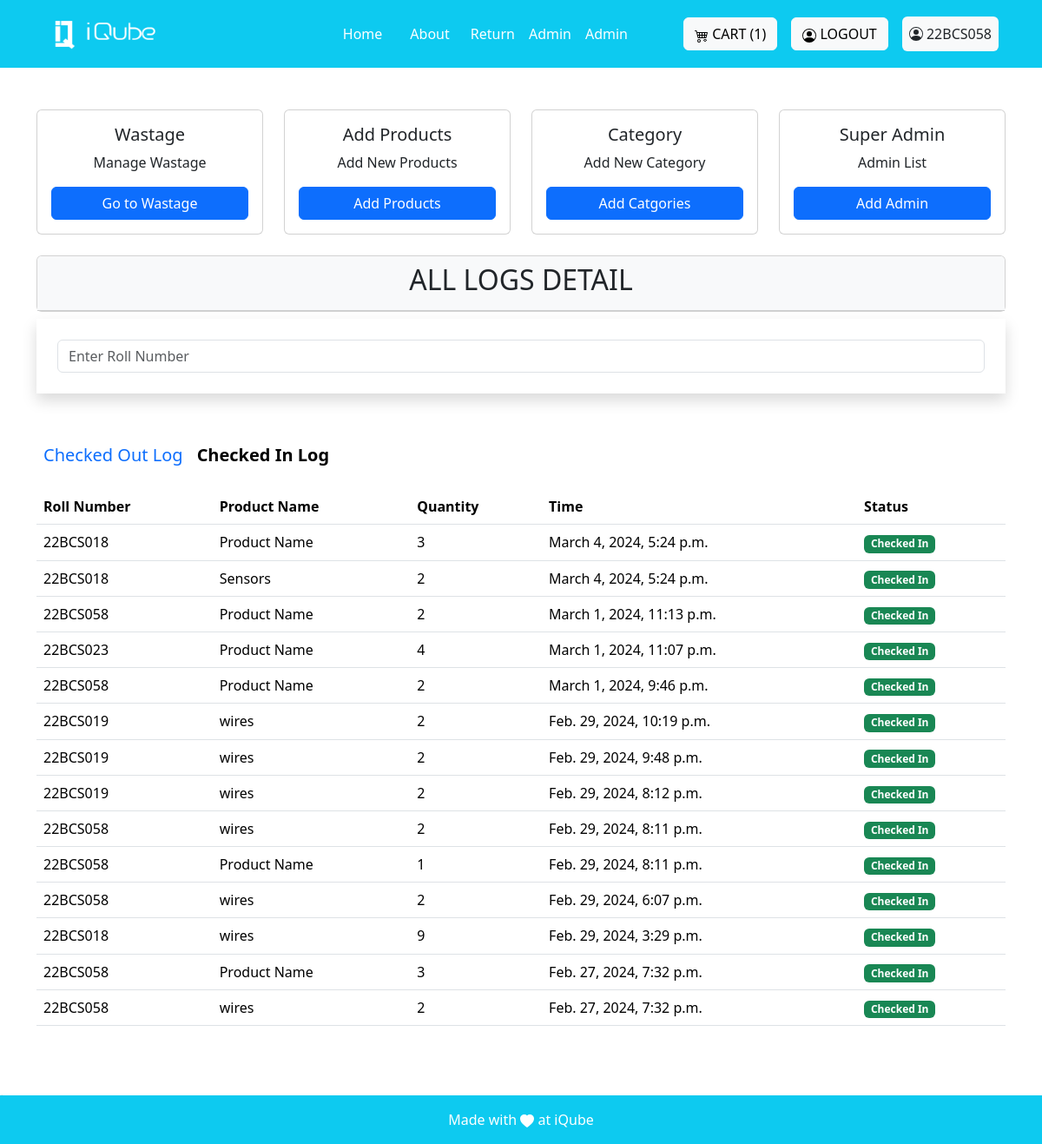
Before: /admin_views/ (signed in) with the older database file.
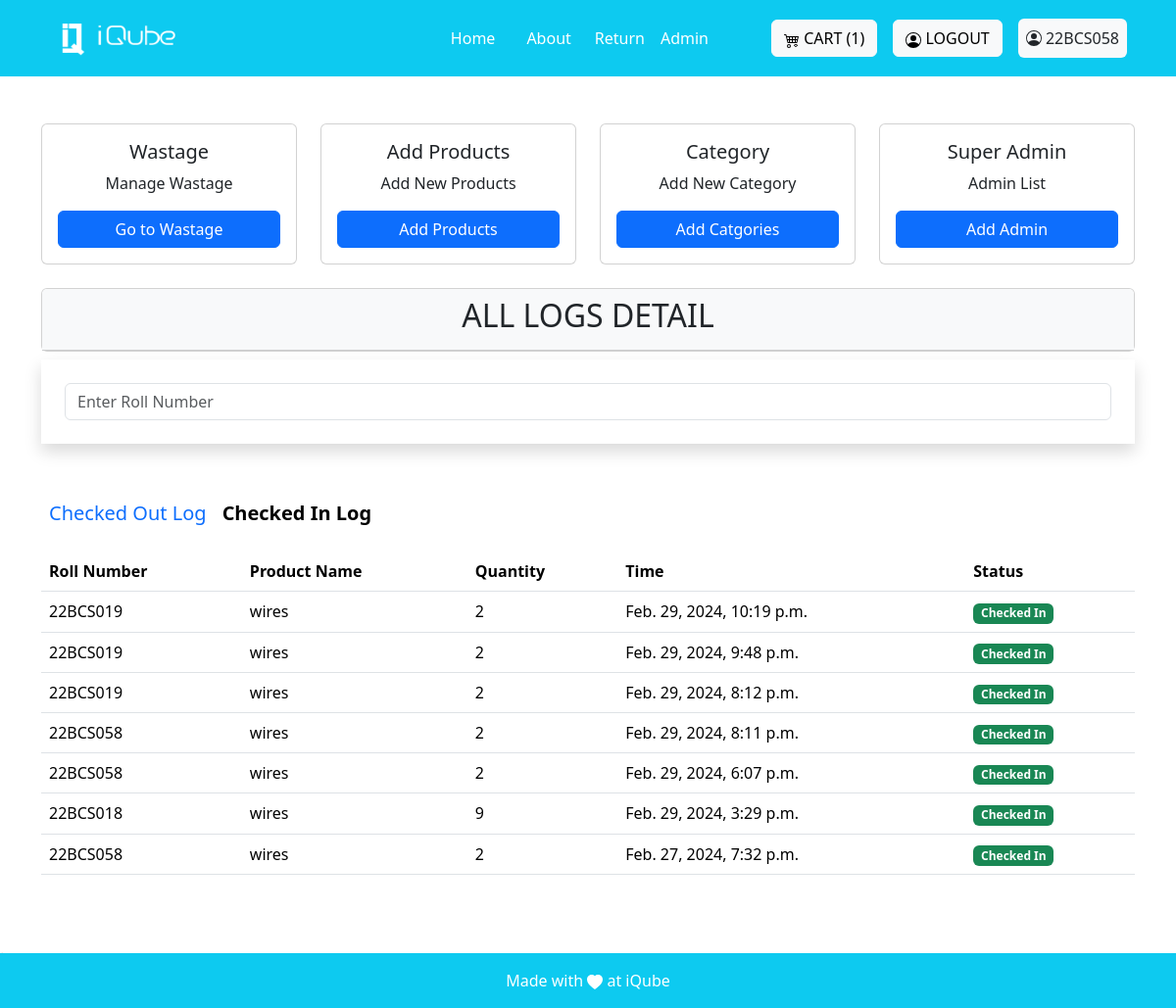
After: the same page with the newer database file.
### invention/models.py (models this page shows, shortened)
class PurchasedItem(models.Model):
    product = models.ForeignKey(Product, on_delete=models.CASCADE)
    quantity = models.PositiveIntegerField(default=0)
    user = models.ForeignKey(User, on_delete=models.CASCADE)
    date_added = models.DateTimeField()
    status = models.CharField(max_length=20, choices=[('checked_in','checked_in'),('checked_out','checked_out')])
    due_date = models.DateTimeField()

class Product(models.Model):
    name=models.CharField(max_length=255)
    decription=models.CharField(max_length=100)
    actual_count=models.PositiveIntegerField()
    available_count=models.PositiveIntegerField()
    dummy_count = models.PositiveIntegerField(default = 0)
    category= models.ForeignKey('Category', on_delete=models.CASCADE)
    sub_category = models.ForeignKey('SubCategory', on_delete = models.CASCADE)
    created_at = models.DateTimeField(auto_now=True)
    image = models.ImageField(upload_to='images', blank=True)
    actual_price = models.DecimalField(max_digits = 10,decimal_places = 5)
    available_price = models.DecimalField(max_digits = 10,decimal_places = 5)
    unit_price = models.DecimalField(max_digits = 10,decimal_places = 5)
    is_active = models.BooleanField(default = True)
    created_by = models.ForeignKey(User, on_delete=models.CASCADE)

### invention/decorators.py (the view)
        def wrapper_func(request, *args, **kwargs):
            group = None
            mail=AdminMail.objects.all()
            p=0
            for i in mail:
                if request.user.email==i.mail:
                    p=10
            if request.user.groups.exists():
                group = request.user.groups.all()[0].name
            if (group in allowed_roles) or (p==10):
              return view_func(request, *args, **kwargs)
            else:
                return render(request, 'core/no_permission.html')

### invention/views.py (called while the page is built)
@login_required(login_url='login')
@allowed_user(allowed_roles=['admin', 'superadmin'])
def admin_view(request):
        log = Log.objects.all()
        purchased_items = PurchasedItem.objects.all()
        checked_out = CheckedOutLog.objects.all()
        cart=Cart.objects.filter(created_by=request.user)
        count = cart.count()
        return render(request, 'adminview/admin.html', {'log':log, 'checked_out':checked_out, 'purchased_items': purchased_items,'count':count,})

### invention/templates/adminview/admin.html (shortened to what the changed rows need)
{% extends 'base.html' %}
{% block base %}
<div class="container mt-5">
    <div class="row row-cols-1 row-cols-md-4 g-4">
        {% for group in request.user.groups.all %}
            {% if group.name == 'superadmin' %}
            <div class="col">
                <div class="card">
                    <div class="card-body">
                        <h5 class="card-title text-center">Super Admin</h5>
                        <p class="card-text text-center">Admin List</p>
                        <a href="{% url 'users_list' %}" class="btn btn-primary d-block mx-auto">Add Admin</a>
                    </div>
                </div>
            </div>
            {% endif %}
        {% endfor %}
    </div>
    <div class="card mt-4">
        <div class="card-header bg-light">
            <div class="col">
            <h2 class="card-title text-center">ALL LOGS DETAIL</h2>
            </div>
        </div>
    </div>
        <div class="card-body mt-2">
            <div class="table-responsive">
                <table class="table table-hover">
                    <thead>
                        <tr>
                            <th>Roll Number</th>
                            <th>Product Name</th>
                            <th>Quantity</th>
                            <th>Time</th>
                            <th>Status</th>
                        </tr>
                    </thead>
                    <tbody>
                        {% for take in purchased_items reversed %}
                        <tr>
                            <td>{{take.user}}</td>
                            <td>{{take.product.name}}</td>
                            <td>{{take.quantity}}</td>
                            <td>{{take.date_added}}</td>
                            <td>
                                {% if take.status == 'checked_out' %}
                                <span class="badge bg-danger">Checked out</span>
                                {% else %}
                                <span class="badge bg-success">Checked In</span>
                                {% endif %}
                            </td>
                        </tr>
                        {% endfor %}
                    </tbody>
                </table>
            </div>
        </div>
    </div>
</div>
{% endblock %}

### invention/templates/base.html (shortened to what this page needs)
{% load static %}
<!DOCTYPE html>
<html lang="en">
<head>
    <link href="https://cdn.jsdelivr.net/npm/bootstrap@5.3.2/dist/css/bootstrap.min.css" rel="stylesheet"
>
</head>
<body>
    <nav class="sticky-top navbar navbar-expand-lg navbar-dark bg-info p-3">
    <div class="container">
            <a class="navbar-brand" href="#">
                <img src="{% static 'images/logo-white.png' %}" alt="Logo" height="36" width="150">
            </a>
            <div class="collapse navbar-collapse justify-content-end" id="navbarNav">
                <ul class="navbar-nav mx-5">
                    <li class="nav-item mx-2">
                        <a class="nav-link active" href="{% url 'Home'%}">Home</a>
                    </li>
                    <li class="nav-item mx-2">
                        <a class="nav-link active" href="{% url 'About' %}">About</a>
                    </li>
                    <li>
                        <a href="/return_form" class="nav-link active">Return</a>
                    </li>
                    {% for group in request.user.groups.all %}
                        {% if group.name == 'superadmin' %}
                    <li>
                        <a class="nav-link active" href="{% url 'admin_views' %}">Admin</a>
                    </li>
                        {% elif group.name == 'admin' %}
                        <li>
                            <a class="nav-link active" href="{% url 'admin_views' %}">Admin</a>
                        </li>
                        {% endif %}
                    {% endfor %}
                </ul>
            </div>
            <div class="mt-3 mt-lg-0 mx-2">
                <a class="btn btn-light" href="{% url 'view_cart' %}">
                    CART ({{count}})
                </a>
            </div>
            {% if not user.is_authenticated %}
            <div class="mt-3 mt-lg-0 mx-2">
                <a class="btn btn-light" href="{% url "social:begin" 'azuread-tenant-oauth2' %}">
                    <svg xmlns="http://www.w3.org/2000/svg" width="16" height="16" fill="currentColor" class="bi bi-person-circle" viewBox="0 0 16 16">
                    <path d="M11 6a3 3 0 1 1-6 0 3 3 0 0 1 6 0"/>
                        <path fill-rule="evenodd" d="M0 8a8 8 0 1 1 16 0A8 8 0 0 1 0 8m8-7a7 7 0 0 0-5.468 11.37C3.242 11.226 4.805 10 8 10s4.757 1.225 5.468 2.37A7 7 0 0 0 8 1"/>
                    </svg>
                    LOGIN
                </a>
            </div>
            {% else %}
            <div class="mt-3 mt-lg-0 mx-2">
                <a class="btn btn-light" href="{% url 'logout' %}">
                    LOGOUT
                </a>
            </div>
            <div class="mt-1 mt-lg-0 mx-2 p-2 rounded bg-light">
                    {{request.user.username}}
            </div>
            {% endif %}
        </div>
    </nav>
    <main>
        <div>
            {% block base %}{% endblock %}
    </main>
    <footer class="bg-light text-center text-lg-start fixed-bottom">
        <div class="text-center p-2 bg-info p-3" style=" color: white;">
            <div>Made with
                <svg xmlns="http://www.w3.org/2000/svg" width="16" height="16" fill="currentColor"
                    class="bi bi-heart-fill" viewBox="0 0 16 16">
                    <path fill-rule="evenodd"
                        d="M8 1.314C12.438-3.248 23.534 4.735 8 15-7.534 4.736 3.562-3.248 8 1.314z" />
                </svg>
               at iQube
            </div>
        </div>
    </footer>
</body>
</html>
{% load sweetify %}

Changed rows visible on the page:
removed PurchasedItem: user "22BCS018", product.name "Product Name", quantity "3", date_added "March 4, 2024, 5:24 p.m.", status "Checked In"
removed PurchasedItem: user "22BCS018", product.name "Sensors", quantity "2", date_added "March 4, 2024, 5:24 p.m.", status "Checked In"
removed PurchasedItem: user "22BCS058", product.name "Product Name", quantity "2", date_added "March 1, 2024, 11:13 p.m.", status "Checked In"
removed PurchasedItem: user "22BCS023", product.name "Product Name", quantity "4", date_added "March 1, 2024, 11:07 p.m.", status "Checked In"
removed PurchasedItem: user "22BCS058", product.name "Product Name", quantity "2", date_added "March 1, 2024, 9:46 p.m.", status "Checked In"
removed PurchasedItem: user "22BCS058", product.name "Product Name", quantity "1", date_added "Feb. 29, 2024, 8:11 p.m.", status "Checked In"
removed PurchasedItem: user "22BCS058", product.name "Product Name", quantity "3", date_added "Feb. 27, 2024, 7:32 p.m.", status "Checked In"
